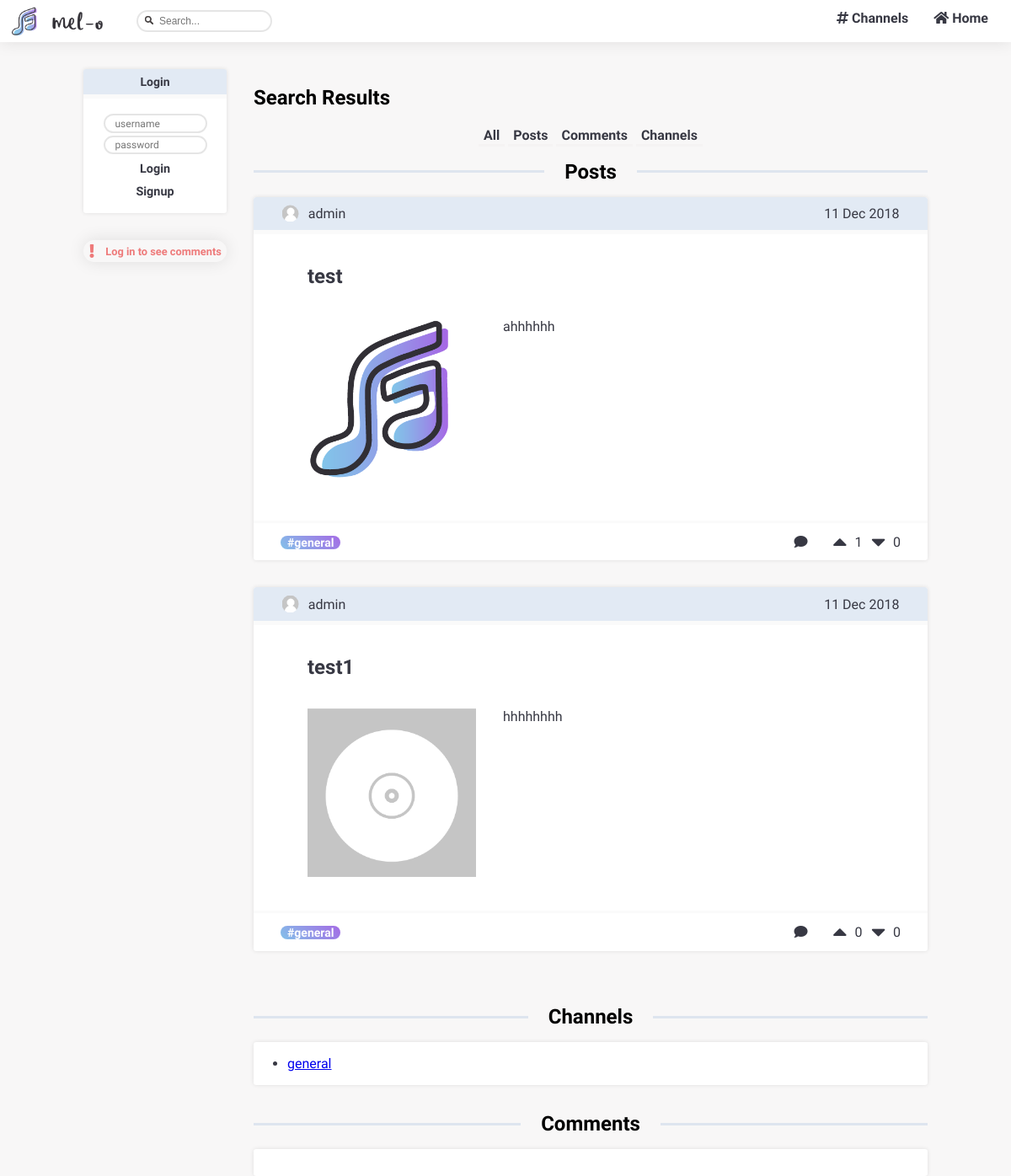
The page /pages/search.php on the database as committed earlier.
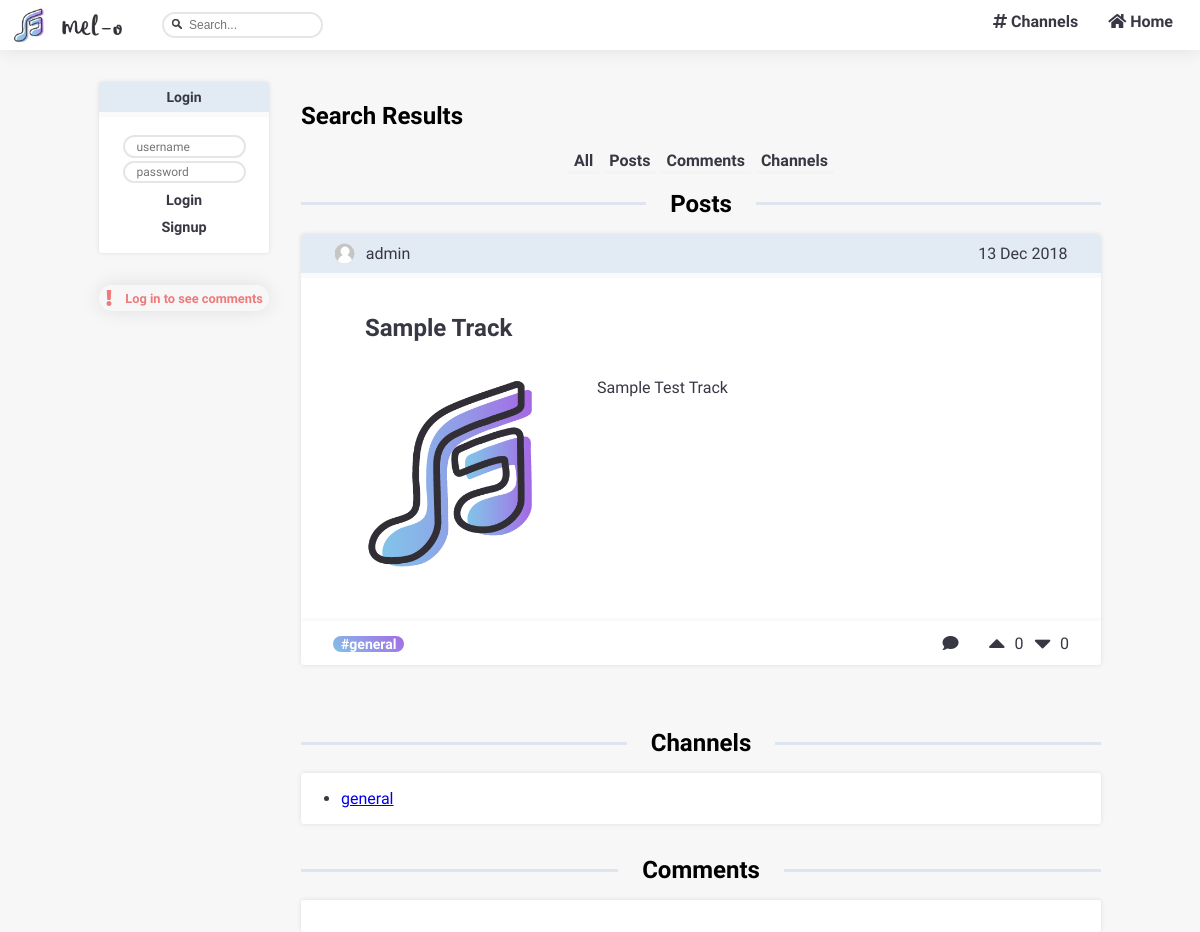
The same page on the database as committed later.
### tables this page shows
CREATE TABLE stories (
  id INTEGER PRIMARY KEY,
  title VARCHAR,
  text VARCHAR,
  author VARCHAR REFERENCES users,
  datetime DATETIME,
  upvotes INTEGER,
  downvotes INTEGER,
  comments INTEGER,
  channel VARCHAR REFERENCES channels
);

CREATE TABLE channels (
  name VARCHAR PRIMARY KEY,
  author VARCHAR REFERENCES users,
  description VARCHAR
);

### database/db_search.php (called while the page is built, shortened)
<?php
  include('../database/db_connection.php');
  function searchStories($search) {
    global $db;
    $stmt = $db->prepare('SELECT * FROM stories WHERE title LIKE :search
                          OR [text] LIKE :search
                          ORDER BY [datetime] DESC');
    $stmt->execute(array(':search' => '%'.$search.'%'));
    return $stmt->fetchAll();
  }
  function searchChannels($search) {
    global $db;
    $stmt = $db->prepare('SELECT * FROM channels WHERE [name] LIKE :search');
    $stmt->execute(array(':search' => '%'.$search.'%'));
    return $stmt->fetchAll();
  }
?>

### templates/tpl_stories.php (the view, shortened to what this page needs)
<?php function draw_story($story) {
  $date_str = $story['datetime'];
  $date = strtotime($date_str);
  if (isset($_SESSION['username']))
    $uservote = hasUserVotedStory($_SESSION['username'], $story['id']);
  else
    $uservote = null;
  ?>
  <article id="story" class = "blockStyle ">
    <header>
    <?php $igmsrc = getUserImage($story['author']);?>
      <img  id="userImage"  src=<?=$igmsrc?> width=20 height="20" class="roundImage">
    <a href="../pages/profile.php?user=<?= $story['author'] ?>"><?= $story['author']?></a>
      <span id="date"> <?= date('d M Y',$date)?></span>
    </header>
    <hr class = "invisibleLine">
    <section id="body" class = "blockLayout">
      <h2><a href="../pages/story_page.php?story_id=<?=$story['id']?>"><?= $story['title']?></a></h2>
      <div id = "storyContent">
      <?php $igmsrc = getTrackImage( $story['id']);?>
      <img  id="trackImage"  src=<?=$igmsrc?> width="200" height="200">
        <div id = "storyTextAndTrack">
          <p> <?= $story['text']?></p>
        </div>
      </div>
    </section>
    <hr class = "footerSeparator">
    <footer>
    <span id="channel"><a href="../pages/channel_page.php?channel=<?= $story['channel'] ?>">#<?= $story['channel']?></a></span>
    <a href="../pages/story_page.php?story_id=<?=$story['id']?>"><i class="fas fa-comment"></i></a>
      <section id="upvote" data-storyid=<?=$story['id']?>>
        <?php if (isset($_SESSION['username'])) {
          if($uservote != null && $uservote['type'] == 1){?>
        <button type="submit" class="voteup_btn colored" id="voteupBtn" user=<?=$_SESSION['username']?> action=1 story=<?=$story['id']?>>
          <i class="fas fa-caret-up fa-2x"></i>
        </button>
        <?php
          }else
          {?>
            <button type="submit" class="voteup_btn" id="voteupBtn" user=<?=$_SESSION['username']?> action=1 story=<?=$story['id']?>>
            <i class="fas fa-caret-up fa-2x"></i>
        </button>
          <?php } } else { ?>
          <form method="GET" action="../pages/login.php?message=">
            <button type="submit" class="voteup_btn" id="voteupBtn">
              <i class="fas fa-caret-up fa-2x"></i>
            </button>
          </form>
        <?php } if($uservote != null && $uservote['type'] == 1) {?>
        <span id=numUpvotes class="colored"><?= $story['upvotes']?></span>
        <?php } else { ?>
        <span id=numUpvotes><?= $story['upvotes']?></span>
        <?php } ?>
      </section>
      <section id="downvote" data-storyid=<?=$story['id']?>>
      <?php if (isset($_SESSION['username'])) {
          if($uservote != null && $uservote['type'] == 0){?>
        <button type="submit" class="votedown_btn colored" id="votedownBtn" user=<?=$_SESSION['username']?> action=0 story=<?=$story['id']?>>
          <i class="fas fa-caret-down fa-2x"></i>
        </button>
        <?php
          }else
          {?>
            <button type="submit" class="votedown_btn" id="votedownBtn" user=<?=$_SESSION['username']?> action=0 story=<?=$story['id']?>>
            <i class="fas fa-caret-down fa-2x"></i>
        </button>
          <?php } } else { ?>
          <form method="GET" action="../pages/login.php?message=">
            <button type="submit" class="votedown_btn" id="votedownBtn">
              <i class="fas fa-caret-down fa-2x"></i>
            </button>
          </form>
        <?php } if($uservote != null && $uservote['type'] == 0) {?>
        <span id=numDownvotes class="colored"><?= $story['downvotes']?></span>
        <?php } else { ?>
        <span id=numDownvotes><?= $story['downvotes']?></span>
        <?php } ?>
    </footer>
  </article>
<?php
} ?>
<?php include_once('../templates/tpl_account.php');
?>

### pages/search.php (shortened to what this page needs)
<?php
  include_once('../database/db_stories.php');
  include_once('../database/db_search.php');
  include_once('../templates/tpl_common.php');
  include_once('../templates/tpl_account.php');
  include_once('../templates/tpl_stories.php');
  include_once('../templates/tpl_search.php');
  $search = htmlentities($_GET['search']);
  try {
    $search_stories = searchStories($search);
  } catch(PDOException $e) {
    $_SESSION['messages'][] = array('type' => 'error', 'content' => "Unable to search for stories");
    die(header("Location: ../pages/mainpage.php"));
  }
  try {
    $search_channels = searchChannels($search);
  } catch(PDOException $e) {
    $_SESSION['messages'][] = array('type' => 'error', 'content' => "Unable to search for channels");
    die(header("Location: ../pages/mainpage.php"));
  }
  try {
    $search_comments = searchComments($search);
  } catch(PDOException $e) {
    $_SESSION['messages'][] = array('type' => 'error', 'content' => "Unable to search for comments");
    die(header("Location: ../pages/mainpage.php"));
  }
  if (!isset($_SESSION['username'])) {
    draw_header(null);
    draw_navBar(null);
    draw_sidebar(null, false);
    draw_search_results($search_stories, $search_channels, null);
  }
  else {
    draw_header($_SESSION['username']);
    draw_navBar($_SESSION['username']);
    $subbed_channels = getSubbedChannels($_SESSION['username']);
    draw_sidebar($subbed_channels, false);
    draw_search_results($search_stories, $search_channels, $search_comments);
  }
  draw_footer();
?>

### templates/tpl_common.php (shortened to what this page needs)
<?php function draw_header($username) { ?>
  <!DOCTYPE html>
  <html>
    <head>
      <link rel="stylesheet" href="../css/style.css">
      <link rel="stylesheet" href="https://use.fontawesome.com/releases/v5.3.1/css/all.css">
    </head>
<?php }
?>
<?php function draw_navBar($username) { ?>
  <body class="regularBody">
  <div class = "navBar">
    <nav class="tabs">
      <ul>
        <li><a href="../pages/mainpage.php"><i class="fas fa-home"></i> Home</a></li>
        <li><a href="../pages/channels_list.php"><i class="fas fa-hashtag"></i> Channels</a></li>
      </ul>
      <form method="GET" action="../pages/search.php">
        <input type="text" name="search" class="inputField" placeholder="Search..." required>
      </form>
      <a href="../pages/mainpage.php"><img id="logo" src= "../img/logo.png" height="40" width="40"/></a>
      <a href="../pages/mainpage.php"><img id="name" src= "../img/name.png" height="50" width="60"/></a>
    </nav>
  </div>
<?php }
?>
<?php function draw_footer() {  ?>
  </body>
</html>
<?php } ?>

### templates/tpl_account.php (shortened to what this page needs)
<?php function draw_sidebar($subbed_channels, $sort) {
?>
  <section id="sidebar" >
    <?php
      draw_sidebar_login();
      draw_sidebar_messages();
    ?>
  </section>
<?php } ?>
<?php
    function draw_sidebar_login() {
  if (isset($_SESSION['username']))
  {
    $username = $_SESSION['username'];?>
    <section id="sidebar_login" class="blockStyle sidebarCard">
      <span class="sidebarCardHeader sidebarH1">My Account</span >
      <hr class = "invisibleLine">
      <section class="sidebarCardContent">
        <div id=userInfo>
          <?php $igmsrc = getUserImage($username);?>
          <img  src=<?=$igmsrc?> width=40 height="40" class="roundImage">
          <a href="../pages/profile.php?user=<?= $username ?>" class="sidebarPurpleLink" id="username"><?= $username ?></a>
        </div>
        <section id="options">
          <span class="lineSpan"> <a href="../pages/edit_profile.php?user=<?= $username ?>" class="sidebarButtonLink">Edit Profile</a></span>
          <span><a href="../actions/action_logout.php" class="sidebarButtonLink">Logout</a></span>
        </section>
      </section>
    </section>
  <?php }
  else
  { ?>
    <section id="sidebar_login" class = "blockStyle sidebar_notlogged sidebarCard">
      <h1 class="sidebarCardHeader sidebarH1">Login</h1>
      <hr class = "invisibleLine">
        <form method="post" action="../actions/action_login.php" class="sidebarCardContent">
          <input type="text" name="username" placeholder="username" class="inputField" required>
          <input type="password" name="password" placeholder="password" class="inputField" required>
          <input type="submit" value="Login" class="sidebarButtonLink hoverButton">
          <div><a href="../pages/signup.php?message=" class="sidebarButtonLink hoverButton">Signup</a></div>
        </form>
    </section>
    <?php }
} ?>
<?php
function getUserImage($username){
  if(file_exists("../img/users/originals/$username.png")){
   $img = "../img/users/originals/$username.png";
  }else  $img = "../img/unknownuser.png";
  return $img;
}?>
<?php
function getTrackImage($username){
  if(file_exists("../img/stories/originals/$username.png")){
   $img = "../img/stories/originals/$username.png";
  }else  $img = "../img/templatetrackcover.png";
  return $img;
}?>
<?php
function draw_sidebar_messages() {
  if(isset($_SESSION['messages'])) { ?>
      <section class="messages">
        <?php foreach($_SESSION['messages'] as $message) { ?>
          <div class="<?=$message['type']?>">
            <?php if ($message['type'] == 'error') { ?>
              <i class="fas fa-exclamation"></i>
            <?php } else { ?>
              <i class="fas fa-check"></i>
            <?php } ?>
            <h2><?=$message['content']?></h2>
          </div>
        <?php } ?>
      </section>
    <?php unset($_SESSION['messages']);
  }
} ?>

### templates/tpl_search.php (shortened to what this page needs)
<?php function draw_search_results($search_stories, $search_channels, $search_comments) {
  ?>
  <section id="search_results" class="page ">
    <header>
      <h1>Search Results</h1>
      <div id="links">
        <input type="button" value="All" id="All"  onclick="loadSearchResults(event)" />
        <input type="button" value="Posts" id="Posts" onclick="loadSearchResults(event)" />
        <input type="button" value="Comments" id="Comments"  onclick="loadSearchResults(event)" />
        <input type="button" value="Channels" id="Channels"  onclick="loadSearchResults(event)" />
      </div>
    </header>
        <div id="activityStories" class="activityDiv">
          <hr> <span ><h1 class="activityTitle">Posts</h1></span> <hr>
        </div>
        <?php draw_search_stories($search_stories); ?>
        <div id="activityComments" class="activityDiv">
          <hr> <span ><h1 class="activityTitle">Channels</h1></span> <hr>
        </div>
        <?php draw_search_channels($search_channels); ?>
        <div id="activityChannels" class="activityDiv">
          <hr> <span ><h1 class="activityTitle">Comments</h1></span> <hr>
        </div>
        <?php draw_search_comments($search_comments);?>
  </section>
<?php } ?>
<?php function draw_search_stories($search_stories) {
  ?>
  <section id="search_stories" class="searchCard">
  <?php  foreach($search_stories as $search_story) {
        draw_search_story($search_story);
      }
    ?>
  </section>
  <?php } ?>
<?php function draw_search_story($search_story) {
  include_once('../templates/tpl_stories.php');
  draw_story($search_story);
} ?>
<?php function draw_search_channels($search_channels) {
  ?>
  <section id="search_channels" class="searchCard blockStyle" >
    <ul>
    <?php
      foreach($search_channels as $search_channel) { ?>
        <li><a href="../pages/channel_page.php?channel=<?= $search_channel['name']?>"><?= $search_channel['name']?></a></li>
    <?php }
    ?>
    </ul>
  </section>
<?php } ?>
<?php function draw_search_comments($search_comments) {
  include_once('../templates/tpl_stories.php');
?>
    <section id="search_comments" class="searchCard blockStyle" >
    </section>
<?php } ?>

Rows that differ between the two databases and show on the page:
removed stories: author "admin", datetime "11 Dec 2018", title "test1", shows a picture, text "hhhhhhhh", channel "general", upvotes "0", downvotes "0"
changed stories "admin": datetime "11 Dec 2018" → "13 Dec 2018"; title "test" → "Sample Track"; text "ahhhhhh" → "Sample Test Track"; upvotes "1" → "0"
